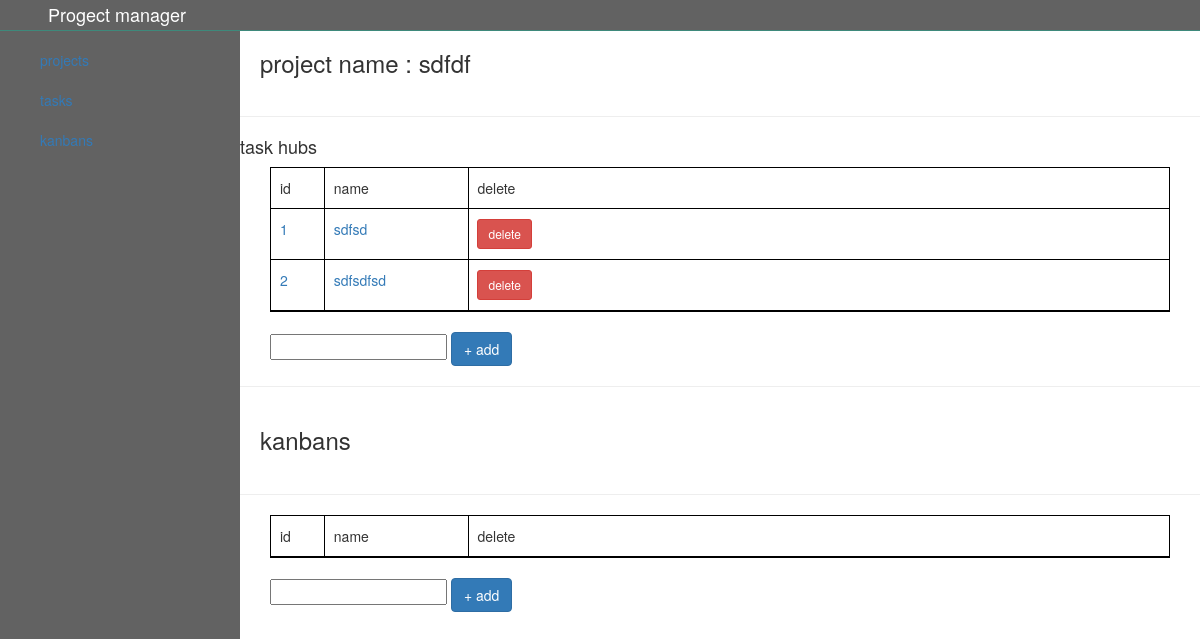
/project/1, run on an earlier commit of the app's database.
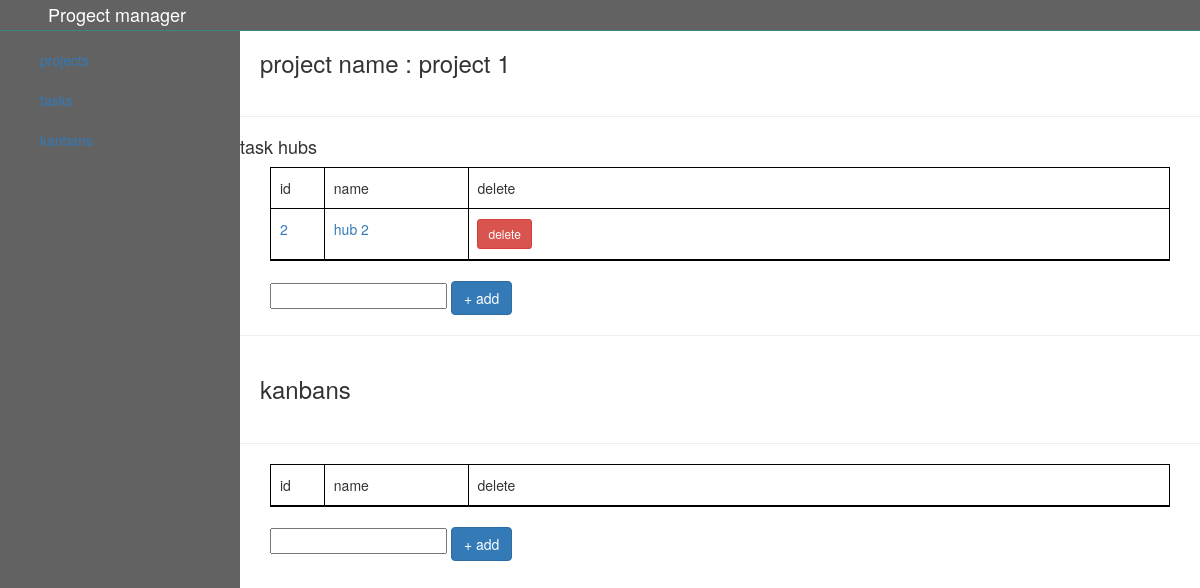
And on a later commit of the database.
### app.py (models this page shows, shortened)
class Project(db.Model):
    id = db.Column(db.Integer, primary_key=True)
    name = db.Column(db.String(20), unique=True, nullable=False)
    kanbans = db.relationship('Kanban', backref='project',lazy=True)
    hubs = db.relationship('Taskhub', backref='project',lazy=True)
    def __repr__(self):
        return self.name

class Taskhub(db.Model):
    id = db.Column(db.Integer, primary_key=True)
    name = db.Column(db.String(1000), nullable=False)
    project_id = db.Column(db.Integer, db.ForeignKey('project.id'), nullable= False)
    tasks = db.relationship('Task', backref='hub',lazy=True)

### app.py (the view)
@app.route('/project/<int:id>', methods=['GET', 'POST'])
def projectview(id):
    project = Project.query.get_or_404(id)
    return render_template('projects.html', project=project)

### templates/projects.html (shortened to what this page needs)
{% extends 'base.html' %}
{% block body %}
<div class="main">
    <h3>project name : {{project}}</h3>
    <hr>
    <h4>task hubs</h4>
    <ul>
        <li>
            <p class="no">id</p>
            <p class="name">name</p>
            <p class="delete">delete</p>
        </li>
        {% for task in project.hubs%}
        <li>
            <p class="no"><a href="/tasks/{{task.id}}">{{ task.id }}</a></p>
            <p class="name"><a href="/tasks/{{task.id}}">{{ task.name }}</a></a></p>
            <p class="delete">
                <a href="/hubDelete/{{project.id}}" class="btn btn-danger btn-sm">delete</a>
            </p>
        </li>
        {% endfor %}
    </ul>
    <form method='post' action="/addhub/{{project.id}}">
        <input type="text" name="name">
        <button class='btn btn-primary' type='submit'>+ add</button>
    </form>
    <hr>
    <h3>kanbans</h3>
    <hr>
       <ul>
       <li>
            <p class="no">id</p>
            <p class="name">name</p>
            <p class="delete">delete</p>
        </li>
    </ul>
    <form method='post' action="/addKanban/{{project.id}}">
        <input type="text" name="kanbanName">
        <button class='btn btn-primary' type='submit'>+ add</button>
    </form>
</div>
{% endblock %}

What changed in the data, as far as the page shows it:
removed Taskhub: id "1", name "sdfsd"
changed Project: name "sdfdf" → "project 1"
changed Taskhub id 2: name "sdfsdfsd" → "hub 2"
